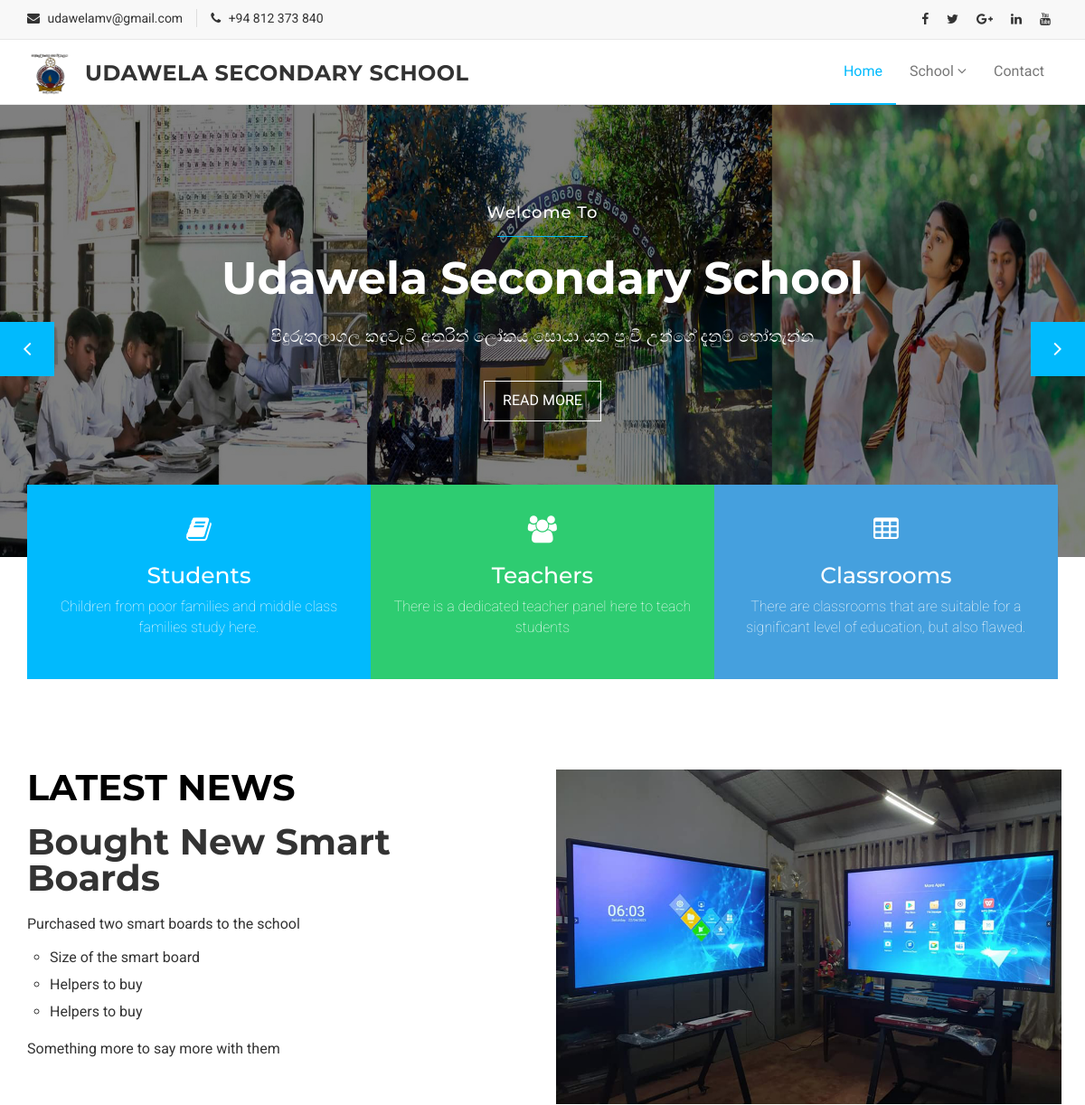
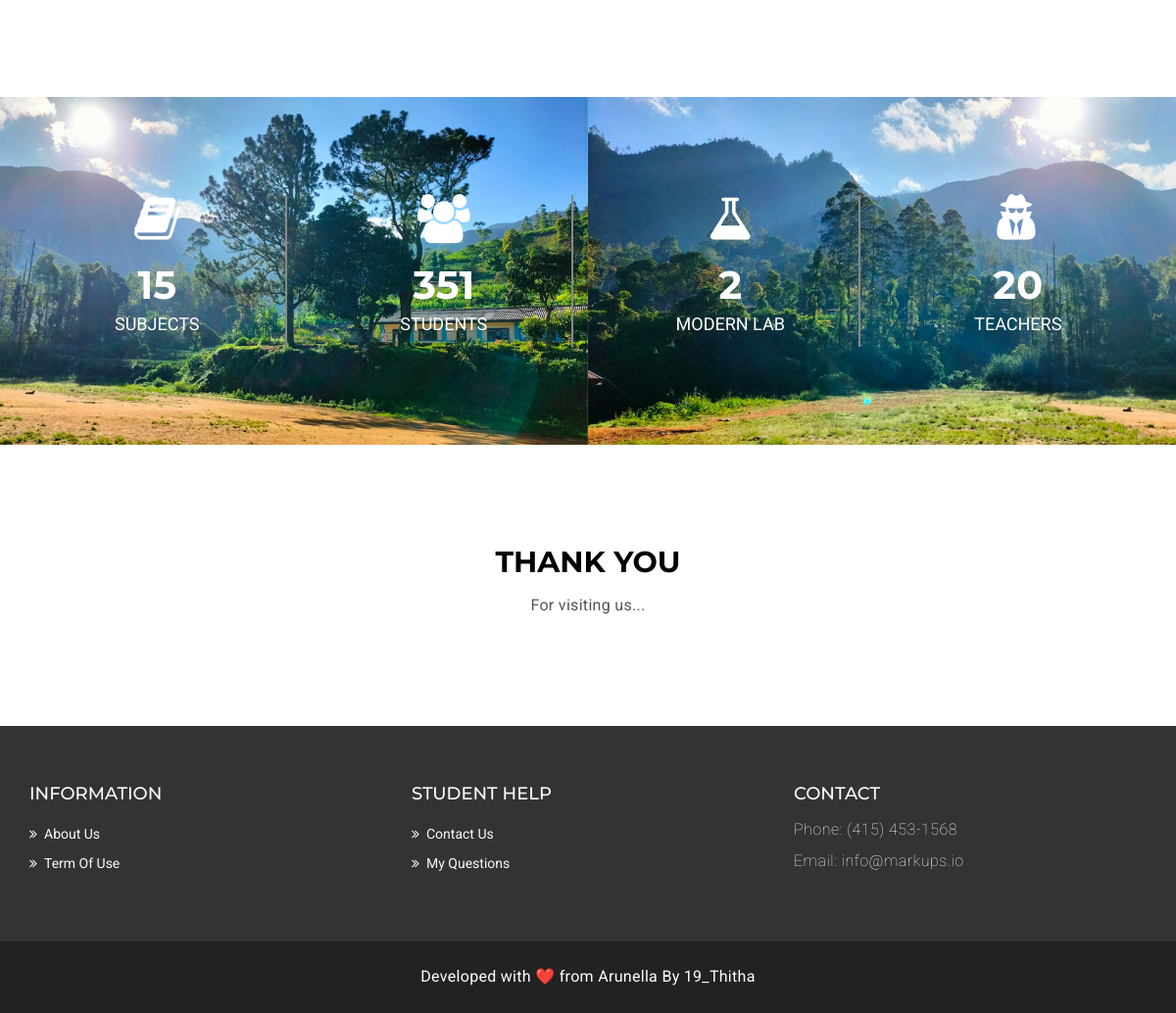
The page / on the database its author committed (2 pictures, top to bottom).
### sclmain/models.py (models this page shows)
class ContactDetails(models.Model):
    email = models.CharField(max_length=100)
    phone = models.CharField(max_length=15)
    facebookLink = models.CharField(max_length=1000)
    twitterLink = models.CharField(max_length=1000)
    googlePlus = models.CharField(max_length=1000)
    linkedInLink = models.CharField(max_length=1000)
    youtubeLink = models.CharField(max_length=1000)
    addressLine1 = models.CharField(max_length=100)
    addressLine2 = models.CharField(max_length=100)
    addressLine3 = models.CharField(max_length=100)
    websiteLink = models.CharField(max_length=1000)

class SchoolDetails(models.Model):
    SchoolName = models.CharField(max_length=100, null=True)
    subjectCount = models.IntegerField(null=True)
    studentCount = models.IntegerField(null=True)
    teachersCount = models.IntegerField(null=True)
    labsCount = models.IntegerField(null=True)
    latestHeading = models.CharField(max_length=100, null=True)
    latestImg = models.ImageField(null=True, blank=True)
    latestDescription1 = models.CharField(max_length=500, null=True)
    feature1 = models.CharField(max_length=100, null=True)
    feature2 = models.CharField(max_length=100, null=True)
    feature3 = models.CharField(max_length=100, null=True)
    latestDescription2 = models.CharField(max_length=500, null=True)

### sclmain/views.py (the view)
# urls.py: path('', views.home,name="home"),
def home(request):
    sclDetails = SchoolDetails.objects.first()
    contactDetails = ContactDetails.objects.first()
    context = {"scl": sclDetails, "contacts": contactDetails}
    return render(request, 'sclmain/home.html', context)

### sclmain/templates/sclmain/home.html (shortened to what this page needs)
{% load static %}
<!DOCTYPE html>
<html lang="en">
  <head>
    <link href="{% static "/css/font-awesome.css" %}" rel="stylesheet" />
    <link href="{% static '/css/bootstrap.css' %}" rel="stylesheet" />
    <link
      rel="stylesheet"
      type="text/css"
      href="{% static '/css/slick.css' %}"
    />
    <link
      rel="stylesheet"
      href="{% static '/css/jquery.fancybox.css' %}"
      type="text/css"
      media="screen"
    />
    <link
      id="switcher"
      href="{% static '/css/theme-color/default-theme.css' %}"
      rel="stylesheet"
    />
    <link href="{% static '/css/style.css' %}" rel="stylesheet" />
  </head>
  <body>
    <header id="mu-header">
      <div class="container">
        <div class="row">
          <div class="col-lg-12 col-md-12">
            <div class="mu-header-area">
              <div class="row">
                <div class="col-lg-6 col-md-6 col-sm-6 col-xs-6">
                  <div class="mu-header-top-left">
                    <div class="mu-top-email">
                      <i class="fa fa-envelope"></i>
                      <span>{{contacts.email}}</span>
                    </div>
                    <div class="mu-top-phone">
                      <i class="fa fa-phone"></i>
                      <span>{{contacts.phone}}</span>
                    </div>
                  </div>
                </div>
                <div class="col-lg-6 col-md-6 col-sm-6 col-xs-6">
                  <div class="mu-header-top-right">
                    <nav>
                      <ul class="mu-top-social-nav">
                        <li>
                          <a href="{{contacts.facebookLink}}"><span class="fa fa-facebook"></span></a>
                        </li>
                        <li>
                          <a href="{{contacts.twitterLink}}"><span class="fa fa-twitter"></span></a>
                        </li>
                        <li>
                          <a href="{{contacts.googlePlus}}"
                            ><span class="fa fa-google-plus"></span
                          ></a>
                        </li>
                        <li>
                          <a href="{{contacts.linkedInLink}}"><span class="fa fa-linkedin"></span></a>
                        </li>
                        <li>
                          <a href="{{contacts.youtubeLink}}"><span class="fa fa-youtube"></span></a>
                        </li>
                      </ul>
                    </nav>
                  </div>
                </div>
              </div>
            </div>
          </div>
        </div>
      </div>
    </header>
    <section id="mu-menu">
      <nav class="navbar navbar-default" role="navigation">
        <div class="container">
          <div class="navbar-header">
            <a
              class="navbar-brand"
              href="/"
              style="display: flex; align-items: center; margin-top: 10px"
            >
              <img
                src="{% static '/img/school/logo.jpg' %}"
                alt="logo"
                height="50"
                width="50"
                style="margin-right: 10px"
              />
              <span style="font-size: 24px">{{scl.SchoolName}}</span>
            </a>
          </div>
          <div id="navbar" class="navbar-collapse collapse">
            <ul id="top-menu" class="nav navbar-nav navbar-right main-nav">
              <li class="active"><a href="/">Home</a></li>
              <li class="dropdown">
                <a href="#" class="dropdown-toggle" data-toggle="dropdown"
                  >School <span class="fa fa-angle-down"></span
                ></a>
              </li>
              <li><a href="/contact">Contact</a></li>
            </ul>
          </div>
        </div>
      </nav>
    </section>
    <section id="mu-slider">
      <div class="mu-slider-single">
        <div class="mu-slider-img">
          <figure>
            <img src="{% static '/img/slider/maint.jpg' %}" alt="img" />
          </figure>
        </div>
        <div class="mu-slider-content">
          <h4>Welcome To</h4>
          <span></span>
          <h2>Udawela Secondary School</h2>
          <p>
            පිදුරුතලාගල කඳුවැටි අතරින් ලෝකය සොයා යන පුංචි උන්ගේ දැනුම් තෝතැන්න
          </p>
          <a href="#" class="mu-read-more-btn">Read More</a>
        </div>
      </div>
    </section>
    <section id="mu-service">
      <div class="container">
        <div class="row">
          <div class="col-lg-12 col-md-12">
            <div class="mu-service-area">
              <div class="mu-service-single">
                <span class="fa fa-book"></span>
                <h3>Students</h3>
                <p>
                  Children from poor families and middle class families study
                  here.
                </p>
              </div>
              <div class="mu-service-single">
                <span class="fa fa-users"></span>
                <h3>Teachers</h3>
                <p>There is a dedicated teacher panel here to teach students</p>
              </div>
              <div class="mu-service-single">
                <span class="fa fa-table"></span>
                <h3>Classrooms</h3>
                <p>
                  There are classrooms that are suitable for a significant level
                  of education, but also flawed.
                </p>
              </div>
            </div>
          </div>
        </div>
      </div>
    </section>
    <section id="mu-about-us">
      <div class="container">
        <div class="row">
          <div class="col-md-12">
            <div class="mu-about-us-area">
              <div class="row">
                <div class="col-lg-6 col-md-6">
                  <div class="mu-about-us-left">
                    <div class="mu-title">
                      <h2>Latest News</h2>
                    </div>
                    <h2>{{scl.latestHeading}}</h2>
                    <p>
                      {{scl.latestDescription1}}
                    </p>
                    <ul>
                      <li>{{scl.feature1}}</li>
                      <li>{{scl.feature2}}</li>
                      <li>
                        {{scl.feature2}}
                      </li>
                    </ul>
                    <p>
                      {{scl.latestDescription2}}
                    </p>
                  </div>
                </div>
                <div class="col-lg-6 col-md-6">
                  <div class="mu-about-us-right">
                    {% if scl.latestImg != null %}
    <img src="{{scl.latestImg.url}}" height="370" alt="img" />
  {% endif %}
                  </div>
                </div>
              </div>
            </div>
          </div>
        </div>
      </div>
    </section>
    <section id="mu-abtus-counter" style="background-image: url({% static '/img/school/labs.jpg' %}); background-size: cover; background-position: center; background-repeat: no-repeat;">
      <div class="container">
        <div class="row">
          <div class="col-md-12">
            <div class="mu-abtus-counter-area">
              <div class="row">
                <div class="col-lg-3 col-md-3 col-sm-3">
                  <div class="mu-abtus-counter-single">
                    <span class="fa fa-book"></span>
                    <h4 class="counter">{{scl.subjectCount}}</h4>
                    <p>Subjects</p>
                  </div>
                </div>
                <div class="col-lg-3 col-md-3 col-sm-3">
                  <div class="mu-abtus-counter-single">
                    <span class="fa fa-users"></span>
                    <h4 class="counter">{{scl.studentCount}}</h4>
                    <p>Students</p>
                  </div>
                </div>
                <div class="col-lg-3 col-md-3 col-sm-3">
                  <div class="mu-abtus-counter-single">
                    <span class="fa fa-flask"></span>
                    <h4 class="counter">{{scl.labsCount}}</h4>
                    <p>Modern Lab</p>
                  </div>
                </div>
                <div class="col-lg-3 col-md-3 col-sm-3">
                  <div class="mu-abtus-counter-single no-border">
                    <span class="fa fa-user-secret"></span>
                    <h4 class="counter">{{scl.teachersCount}}</h4>
                    <p>Teachers</p>
                  </div>
                </div>
              </div>
            </div>
          </div>
        </div>
      </div>
    </section>
    <section id="mu-from-blog">
      <div class="container">
        <div class="row">
          <div class="col-md-12">
            <div class="mu-from-blog-area">
              <div class="mu-title">
                <h2>Thank you</h2>
                <p>
                  For visiting us...
                </p>
              </div>
            </div>
          </div>
        </div>
      </div>
    </section>
    <footer id="mu-footer">
      <div class="mu-footer-top">
        <div class="container">
          <div class="mu-footer-top-area">
            <div class="row">
              <div class="col-lg-4 col-md-4 col-sm-4">
                <div class="mu-footer-widget">
                  <h4>Information</h4>
                  <ul>
                    <li><a href="#">About Us</a></li>
                    <li><a href="">Term Of Use</a></li>
                  </ul>
                </div>
              </div>
              <div class="col-lg-4 col-md-4 col-sm-4">
                <div class="mu-footer-widget">
                  <h4>Student Help</h4>
                  <ul>
                    <li><a href="">Contact us</a></li>
                    <li><a href="#">My Questions</a></li>
                  </ul>
                </div>
              </div>
              <div class="col-lg-4 col-md-4 col-sm-4">
                <div class="mu-footer-widget">
                  <h4>Contact</h4>
                  <address>
                    <p>Phone: (415) 453-1568</p>
                    <p>Email: info@markups.io</p>
                  </address>
                </div>
              </div>
            </div>
          </div>
        </div>
      </div>
      <div class="mu-footer-bottom">
        <div class="container">
          <div class="mu-footer-bottom-area">
            <p>
              Developed with &#10084;&#65039 from Arunella
              <a href="http://www.markups.io/" rel="nofollow">By 19_Thitha</a>
            </p>
          </div>
        </div>
      </div>
    </footer>
  </body>
</html>

### static/css/theme-color/default-theme.css (style rules this page uses)
#mu-menu .navbar-default .navbar-nav > .active > a, #mu-menu .navbar-default .navbar-nav > .active > a:hover, #mu-menu .navbar-default .navbar-nav > .active > a:focus { color: #01bafd; border-bottom: 2px solid #01bafd; background-color: transparent; }
#mu-slider .mu-slider-single .mu-slider-content span { background-color: #01bafd; }

### rows shown on the page
ContactDetails: email "udawelamv@gmail.com", phone "+94 812 373 840"
SchoolDetails: SchoolName "UDAWELA SECONDARY SCHOOL", latestHeading "Bought New Smart Boards", latestDescription1 "Purchased two smart boards to the school", feature1 "Size of the smart board", feature2 "Helpers to buy", latestDescription2 "Something more to say more with them", latestImg (picture), subjectCount "15", studentCount "351", labsCount "2", teachersCount "20"
